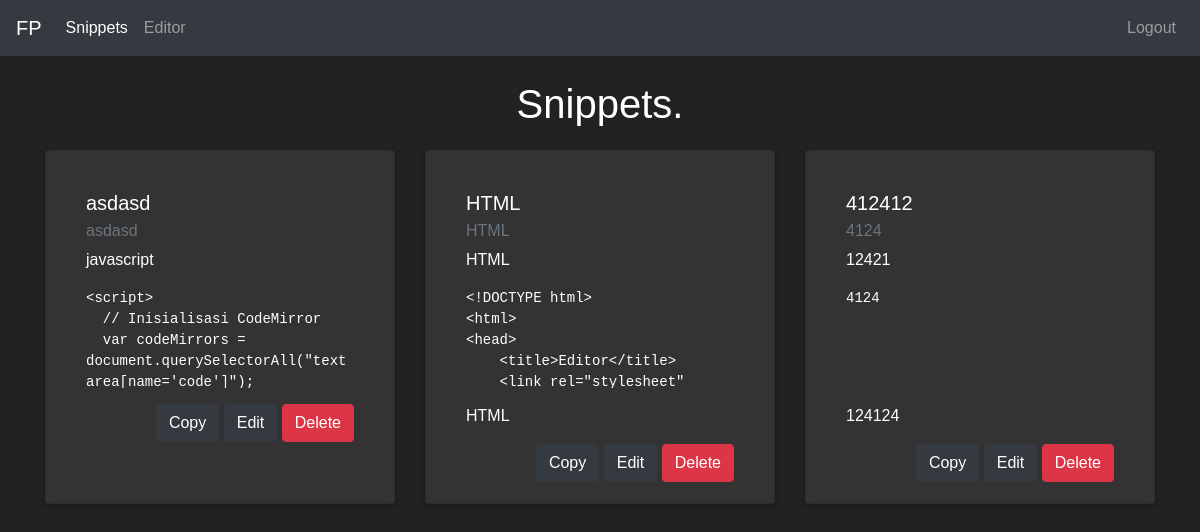
/snippets (signed in), run on the app's committed database.
### app.py (models this page shows)
class Snippet(db.Model):
    id = db.Column(db.Integer, primary_key=True)
    title = db.Column(db.String(100), nullable=False)
    description = db.Column(db.String(200))
    language = db.Column(db.String(50), nullable=False)
    code = db.Column(db.Text, nullable=False)
    documentation = db.Column(db.Text)
    user_id = db.Column(db.Integer, db.ForeignKey('user.id'), nullable=False)

### app.py (the view, shortened to what this page needs)
@app.route('/snippets', methods=['GET', 'POST'])
@login_required
def snippets():
    snippets = Snippet.query.filter_by(user_id=current_user.id).all()
    return render_template('snippets.html', snippets=snippets)

### app.py (called while the page is built)
@login_manager.user_loader
def load_user(user_id):
    return User.query.get(int(user_id))

### templates/snippets.html (shortened to what this page needs)
<!DOCTYPE html>
<html>
<head>
    <link rel="stylesheet" href="https://maxcdn.bootstrapcdn.com/bootstrap/4.5.2/css/bootstrap.min.css">
    <link rel="stylesheet" href="/static/style-snippet.css">
</head>
<body>
    <nav class="navbar navbar-expand-lg navbar-dark bg-dark">
        <a class="navbar-brand" href="#">FP</a>
        <div class="collapse navbar-collapse" id="navbarNav">
            <ul class="navbar-nav">
                <li class="nav-item active">
                    <a class="nav-link" href="#">Snippets</a>
                </li>
                <li class="nav-item">
                    <a class="nav-link" href="/editor">Editor</a>
                </li>
            </ul>
            <ul class="navbar-nav ml-auto">
                <li class="nav-item">
                    <a class="nav-link" href="/logout">Logout</a>
                </li>
            </ul>
        </div>
    </nav>
    <div class="container mt-4">
        <center>
        <h1>Snippets.</h1>
        </center>
        <div class="row">
            {% for snippet in snippets %}
                <div class="col-md-4">
                    <div class="card">
                        <div class="card-body">
                            <h5 class="card-title">{{ snippet.title }}</h5>
                            <h6 class="card-subtitle mb-2 text-muted">{{ snippet.description }}</h6>
                            <p class="card-text">{{ snippet.language }}</p>
                            <pre><code>{{ snippet.code }}</code></pre>
                            <p class="card-text">{{ snippet.documentation }}</p>
                            <div class="buttton"><a href="#" class="btn btn-dark btn-copy" data-code="{{ snippet.code }}">Copy</a>
                                <a href="/edit/{{ snippet.id }}" class="btn btn-dark">Edit</a>
                                <a href="/delete/{{ snippet.id }}" class="btn btn-danger">Delete</a>
                            </div>
                        </div>
                    </div>
                </div>
            {% endfor %}
        </div>
</body>
</html>

### static/style-snippet.css (style rules this page uses)
h1 { text-align: center; margin: 2%; }
.navbar-brand { font-family: Arial, sans-serif; }
body { font-family: Arial, sans-serif; margin: 0; padding: 0; background-color: #222; color: #fff; }
.card { background: #333; padding: 20px; margin-bottom: 20px; box-shadow: 0 2px 5px rgba(0, 0, 0, 0.3); color: #fff; height: 90%; min-height: 353px; }
pre code { display: block; white-space: pre-wrap; word-wrap: break-word; color: #fff; max-height: 100px; min-height: 100px; }
.buttton { text-align: right; }

### data on the page
Snippet: title "asdasd", description "asdasd", language "javascript", code "<script> // Inisialisasi CodeMirror var codeMirrors = document.querySelectorAll(\"textarea[name='code']\");…"
Snippet: title "HTML", description "HTML", language "HTML", code "<!DOCTYPE html> <html> <head> <title>Editor</title> <link rel=\"stylesheet\"…", documentation "HTML"
Snippet: title "412412", description "4124", language "12421", code "4124", documentation "124124"
